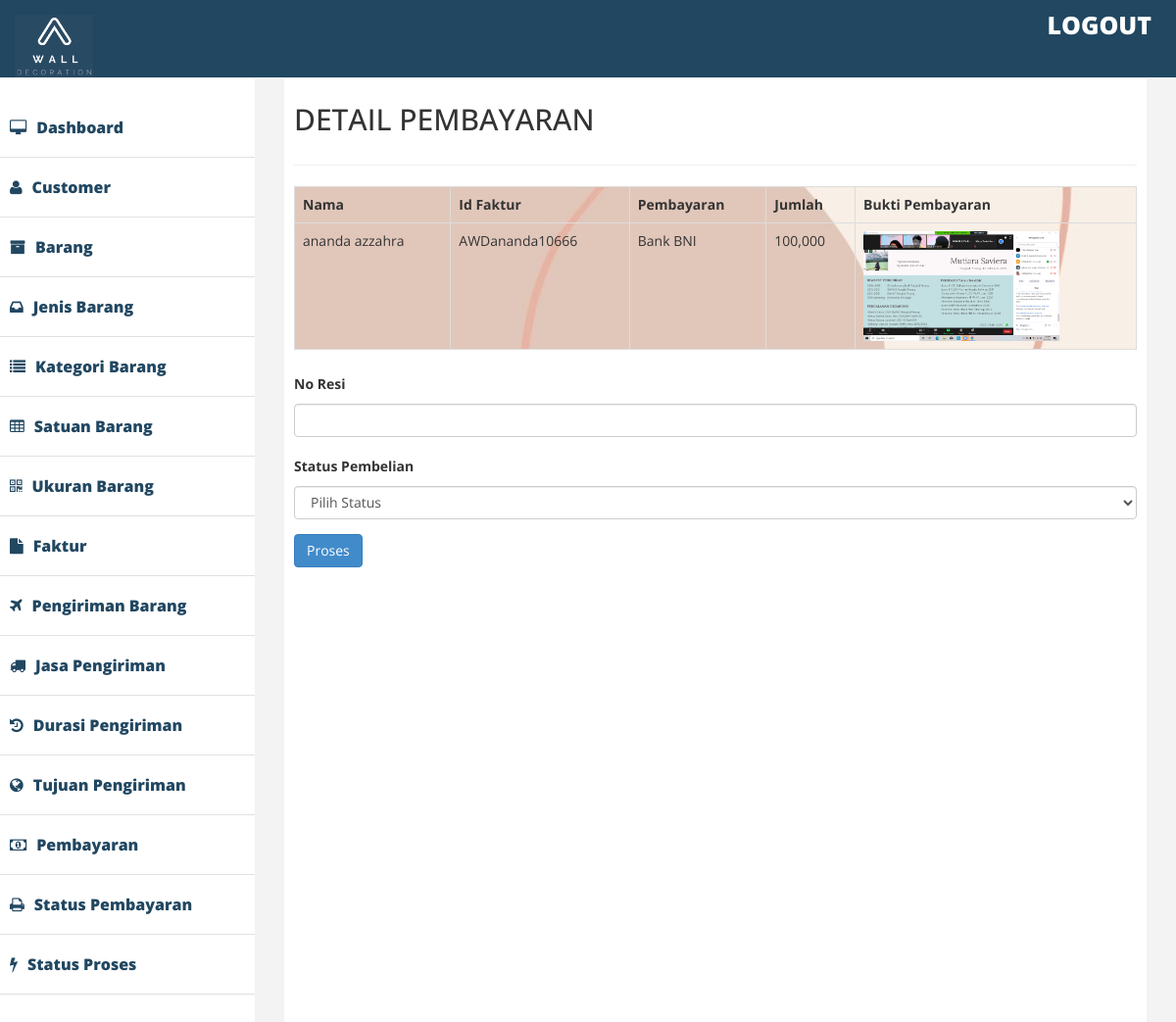
Screenshot of /admin/index2.php?halaman=bayar2&id=AWDananda10666 with the database file from the repository.
### tables this page shows
CREATE TABLE `faktur` (
  `id_faktur` varchar(20) NOT NULL,
  `tgl_beli` date NOT NULL,
  `total` int(11) NOT NULL,
  `username` varchar(11) NOT NULL,
  `id_pengiriman` varchar(11) NOT NULL,
  `id_bayar` varchar(11) NOT NULL,
  `id_statbayar` varchar(11) NOT NULL,
  `id_statproses` varchar(11) NOT NULL,
  `penilaian_produk` varchar(500) NOT NULL,
  `bintang` varchar(10) NOT NULL,
  `bukti_pembayaran` varchar(100) NOT NULL,
  `tanggal_pembayaran` varchar(20) NOT NULL,
  `no_resi` varchar(20) NOT NULL
);

CREATE TABLE `customer` (
  `username` varchar(11) NOT NULL,
  `pass` varchar(11) NOT NULL,
  `nama_customer` varchar(20) NOT NULL,
  `alamat` varchar(30) NOT NULL,
  `kota` varchar(20) NOT NULL,
  `no_hp` varchar(13) NOT NULL
);

CREATE TABLE `pembayaran` (
  `id_bayar` varchar(11) NOT NULL,
  `nama_bayar` varchar(20) NOT NULL,
  `ket_bayar` varchar(20) NOT NULL
);

### admin/bayar2.php (the view, shortened to what this page needs)
<div class="row">
    <div class="col-lg-12">
        <h2>DETAIL PEMBAYARAN</h2>
</div>
    </div>
<hr />
<?php
$id_faktur=$_GET['id'];
$ambil=$koneksi->query("SELECT * FROM faktur
JOIN customer ON faktur.username=customer.username
		JOIN pembayaran ON faktur.id_bayar=pembayaran.id_bayar JOIN status_bayar ON faktur.id_statbayar=status_bayar.id_statbayar
		JOIN status_proses ON faktur.id_statproses=status_proses.id_statproses WHERE id_faktur='$id_faktur' ");
$detail = $ambil->fetch_assoc();
?>
<table class="table table-bordered" background="img.jpg">
<div class="row">
	<div class="col-md-6"></div>
			<tr>
				<td><strong>Nama</strong></td>
				<td><strong>Id Faktur </strong></td>
				<td><strong>Pembayaran </strong></td>
				<td><strong>Jumlah </td>
				<td><strong>Bukti Pembayaran </td>
			</tr>
			<tr>
				<td><?php echo $detail['nama_customer'];?></td>
				<td><?php echo $detail['id_faktur'];?></td>
				<td><?php echo $detail['nama_bayar'];?></td>
				<td><?php echo number_format($detail['total']);?></td>
<td><img src="../bukti_pembayaran/<?php echo $detail['bukti_pembayaran'];?>" width="200" class="img-responsive"></td>
			</tr>
</div>
</table>
<form method="post">
	<div class = "form-group">
		<div class="form-group">
		<label> No Resi </label>
		<input type="text" class="form-control" name="noresi">
	</div>
	<div class = "form-group">
		<label> Status Pembelian </label>
		<select class="form-control" name="status">
			<option value="">Pilih Status</option>
		</select>
	</div>
		<button class="btn btn-primary" name="proses">Proses</button>
</form>

### admin/assets/css/custom.css (style rules this page uses)
body { font-family: 'Open Sans', sans-serif; line-height:30px; }

### rows the page displays
faktur: username.nama_customer "ananda azzahra", id_faktur "AWDananda10666", id_bayar.nama_bayar "Bank BNI", total "100,000", bukti_pembayaran (picture)
